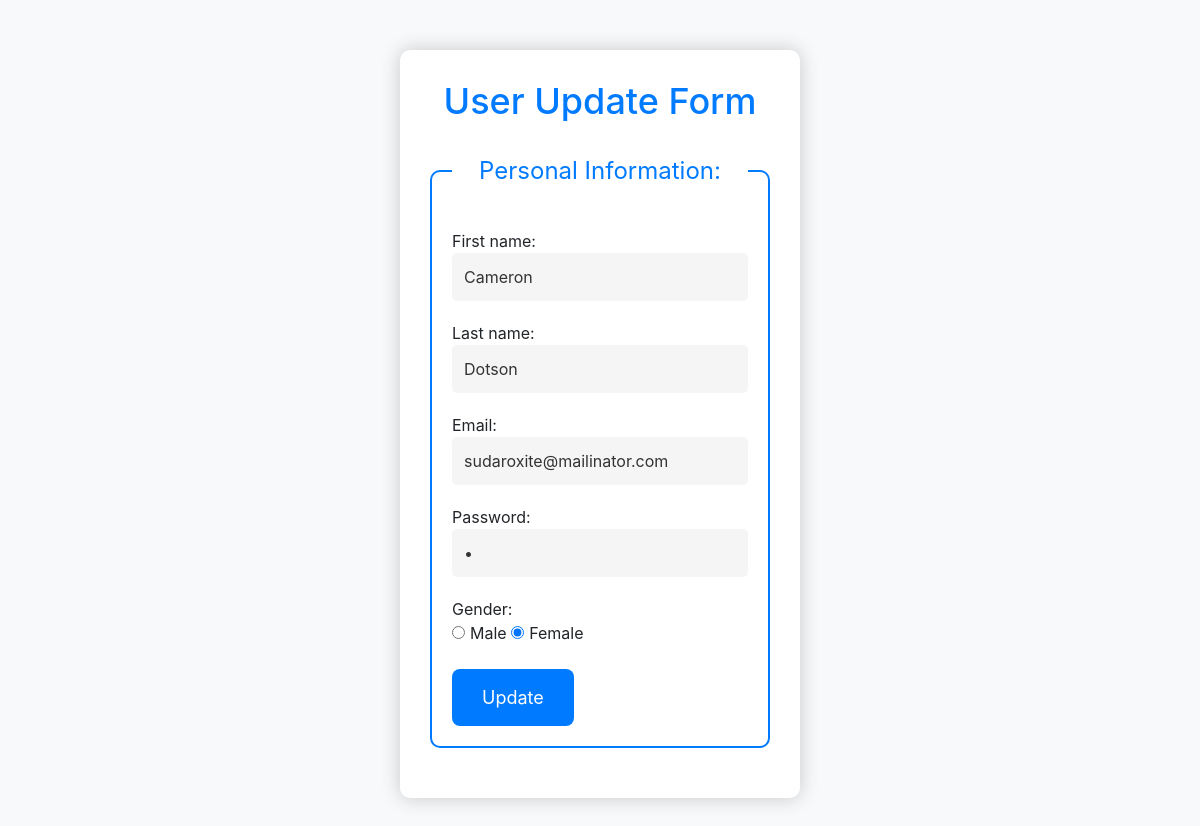
/update.php?id=18, run on the app's committed database.
### tables this page shows
CREATE TABLE `users` (
  `id` int(11) NOT NULL,
  `firstname` varchar(256) NOT NULL,
  `lastname` varchar(256) NOT NULL,
  `email` varchar(256) NOT NULL,
  `password` int(11) NOT NULL,
  `gender` varchar(256) NOT NULL
);

### update.php (the view, shortened to what this page needs)
<?php
include "config.php";
if (isset($_GET['id'])) {
    $user_id = $_GET['id'];
    $sql = "SELECT * FROM `users` WHERE `id`='$user_id'";
    $result = $conn->query($sql);
    if ($result->num_rows > 0) {
        while ($row = $result->fetch_assoc()) {
            $first_name = $row['firstname'];
            $lastname = $row['lastname'];
            $email = $row['email'];
            $password  = $row['password'];
            $gender = $row['gender'];
        }
?>
<!DOCTYPE html>
<html lang="en">
<head>
    <link rel="stylesheet" href="https://maxcdn.bootstrapcdn.com/bootstrap/4.5.2/css/bootstrap.min.css">
</head>
<body>
    <form action="" method="post">
        <h2>User Update Form</h2>
        <fieldset>
            <legend>Personal Information:</legend>
            First name:<br>
            <input type="text" name="firstname" value="<?php echo $first_name; ?>">
            <br>
            Last name:<br>
            <input type="text" name="lastname" value="<?php echo $lastname; ?>">
            <br>
            Email:<br>
            <input type="email" name="email" value="<?php echo $email; ?>">
            <br>
            Password:<br>
            <input type="password" name="password" value="<?php echo $password; ?>">
            <br>
            Gender:<br>
            <input type="radio" name="gender" value="Male" <?php if ($gender == 'Male') {
                                                                echo "checked";
                                                            } ?>>Male
            <input type="radio" name="gender" value="Female" <?php if ($gender == 'Female') {
                                                                    echo "checked";
                                                                } ?>>Female
            <br><br>
            <input type="submit" value="Update" name="update">
        </fieldset>
    </form>
</body>
</html>
<?php
        } else {
            header('Location: view.php');
        }
    }
?>

### update.php (style rules this page uses)
body { background-color: #f8f9fa; }
form { max-width: 400px; margin: 50px auto; background-color: #fff; padding: 30px; border-radius: 10px; box-shadow: 0 0 20px rgba(0, 0, 0, 0.2); }
h2 { text-align: center; font-size: 36px; color: #007bff; margin-bottom: 30px; }
fieldset { border: 2px solid #007bff; padding: 20px; border-radius: 10px; margin-bottom: 20px; }
legend { text-align: center; font-size: 24px; color: #007bff; margin-bottom: 20px; }
input[type="text"], input[type="email"], input[type="password"] { width: 100%; padding: 12px; margin-bottom: 20px; border: none; border-radius: 5px; background-color: #f5f5f5; color: #333; }
input[type="radio"] { margin-right: 5px; }
input[type="submit"] { background-color: #007bff; color: #fff; padding: 15px 30px; border: none; border-radius: 8px; cursor: pointer; font-size: 18px; }

### data on the page
users: firstname "Cameron", lastname "Dotson", email "sudaroxite@mailinator.com", gender "☑"
